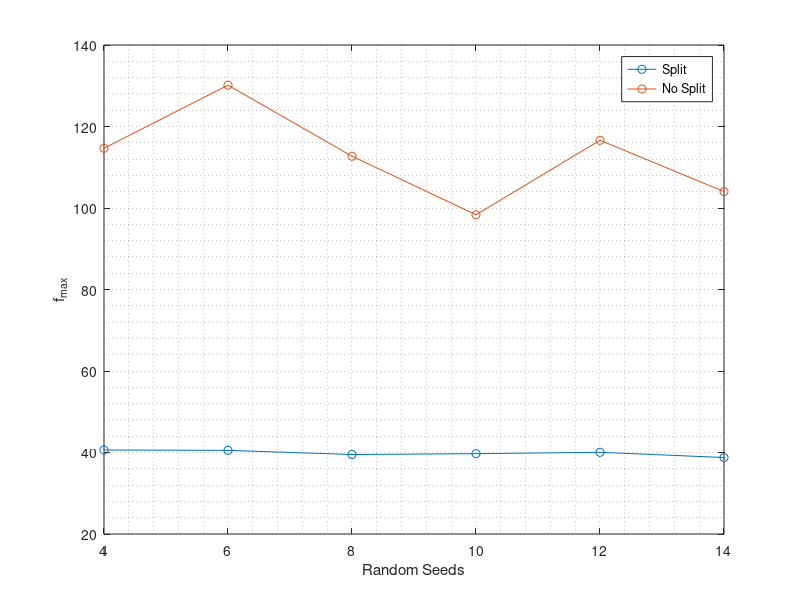

Reproduce this figure in MATLAB.
clear all; close all; clc;

X=[4,6,8,10,12,14];

Y_split=[40.6172, 40.5248, 39.5032, 39.7115, 40.0511, 38.7714];
Y_no_split=[114.6550, 130.1530, 112.7120, 98.3395, 116.6230, 104.0330];


figure(1);

title('Objective funtions with different seeds');

plot(X,Y_split,'-o',X,Y_no_split,'-o')

grid minor

xlabel('Random Seeds');
ylabel('f_{max}');
legend('Split','No Split')
